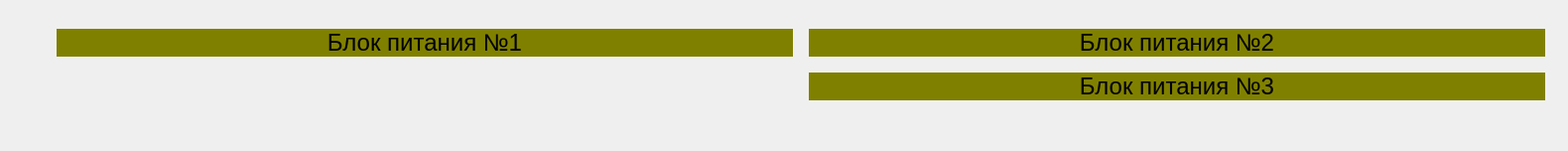
      <widget class="QWidget" name="page_Test">
       <property name="styleSheet">
        <string notr="true"/>
       </property>
       <layout class="QGridLayout" name="gridLayout_11">
        <item row="0" column="0">
         <layout class="QGridLayout" name="gridLayout_10">
          <item row="0" column="0" colspan="4">
           <spacer name="verticalSpacer_4">
            <property name="orientation">
             <enum>Qt::Vertical</enum>
            </property>
            <property name="sizeType">
             <enum>QSizePolicy::Fixed</enum>
            </property>
            <property name="sizeHint" stdset="0">
             <size>
              <width>1558</width>
              <height>18</height>
             </size>
            </property>
           </spacer>
          </item>
          <item row="1" column="0">
           <spacer name="horizontalSpacer_4">
            <property name="orientation">
             <enum>Qt::Horizontal</enum>
            </property>
            <property name="sizeType">
             <enum>QSizePolicy::Fixed</enum>
            </property>
            <property name="sizeHint" stdset="0">
             <size>
              <width>40</width>
              <height>20</height>
             </size>
            </property>
           </spacer>
          </item>
          <item row="2" column="0" colspan="4">
           <spacer name="verticalSpacer_3">
            <property name="orientation">
             <enum>Qt::Vertical</enum>
            </property>
            <property name="sizeType">
             <enum>QSizePolicy::Fixed</enum>
            </property>
            <property name="sizeHint" stdset="0">
             <size>
              <width>1548</width>
              <height>40</height>
             </size>
            </property>
           </spacer>
          </item>
          <item row="1" column="1">
           <layout class="QGridLayout" name="gridLayout">
            <property name="spacing">
             <number>16</number>
            </property>
            <item row="1" column="1">
             <widget class="QLabel" name="label_test_power_3">
              <property name="sizePolicy">
               <sizepolicy hsizetype="Expanding" vsizetype="Preferred">
                <horstretch>0</horstretch>
                <verstretch>0</verstretch>
               </sizepolicy>
              </property>
              <property name="font">
               <font>
                <pointsize>18</pointsize>
               </font>
              </property>
              <property name="styleSheet">
               <string notr="true">background-color: rgb(128, 128, 0);
color: rgb(0, 0, 0);</string>
              </property>
              <property name="text">
               <string>Блок питания №3</string>
              </property>
              <property name="alignment">
               <set>Qt::AlignCenter</set>
              </property>
             </widget>
            </item>
            <item row="0" column="1">
             <widget class="QLabel" name="label_test_power_2">
              <property name="sizePolicy">
               <sizepolicy hsizetype="Expanding" vsizetype="Preferred">
                <horstretch>0</horstretch>
                <verstretch>0</verstretch>
               </sizepolicy>
              </property>
              <property name="font">
               <font>
                <pointsize>18</pointsize>
               </font>
              </property>
              <property name="styleSheet">
               <string notr="true">background-color: rgb(128, 128, 0);
color: rgb(0, 0, 0);</string>
              </property>
              <property name="text">
               <string>Блок питания №2</string>
              </property>
              <property name="alignment">
               <set>Qt::AlignCenter</set>
              </property>
             </widget>
            </item>
            <item row="0" column="0">
             <widget class="QLabel" name="label_test_power_1">
              <property name="sizePolicy">
               <sizepolicy hsizetype="Expanding" vsizetype="Preferred">
                <horstretch>0</horstretch>
                <verstretch>0</verstretch>
               </sizepolicy>
              </property>
              <property name="font">
               <font>
                <pointsize>18</pointsize>
               </font>
              </property>
              <property name="styleSheet">
               <string notr="true">background-color: rgb(128, 128, 0);
color: rgb(0, 0, 0);</string>
              </property>
              <property name="text">
               <string>Блок питания №1</string>
              </property>
              <property name="alignment">
               <set>Qt::AlignCenter</set>
              </property>
             </widget>
            </item>
           </layout>
          </item>
          <item row="1" column="2">
           <layout class="QGridLayout" name="gridLayout_4">
            <property name="spacing">
             <number>16</number>
            </property>
           </layout>
          </item>
         </layout>
        </item>
       </layout>
      </widget>
